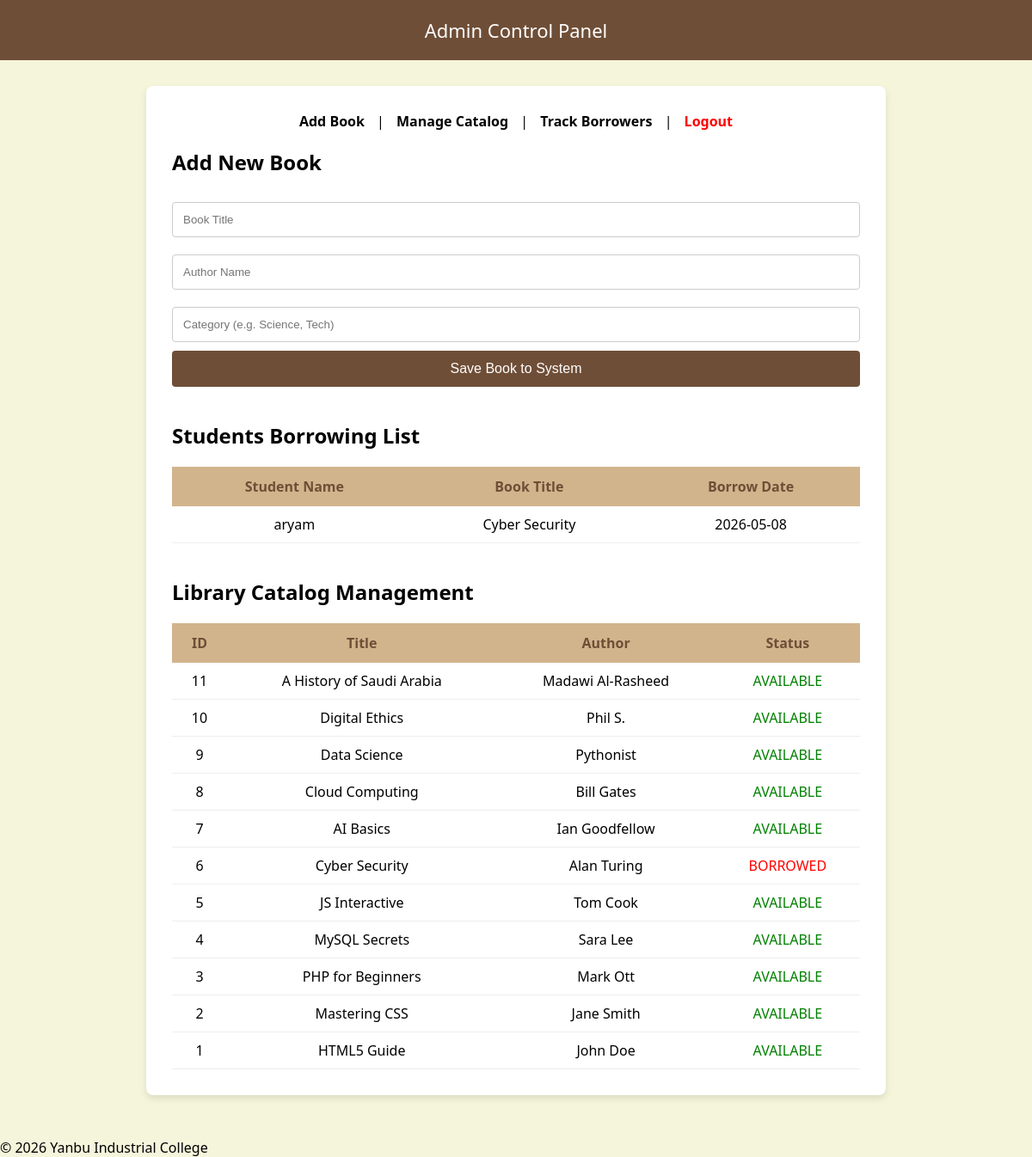
The app's page /admin/dashboard.php (signed in), older data.
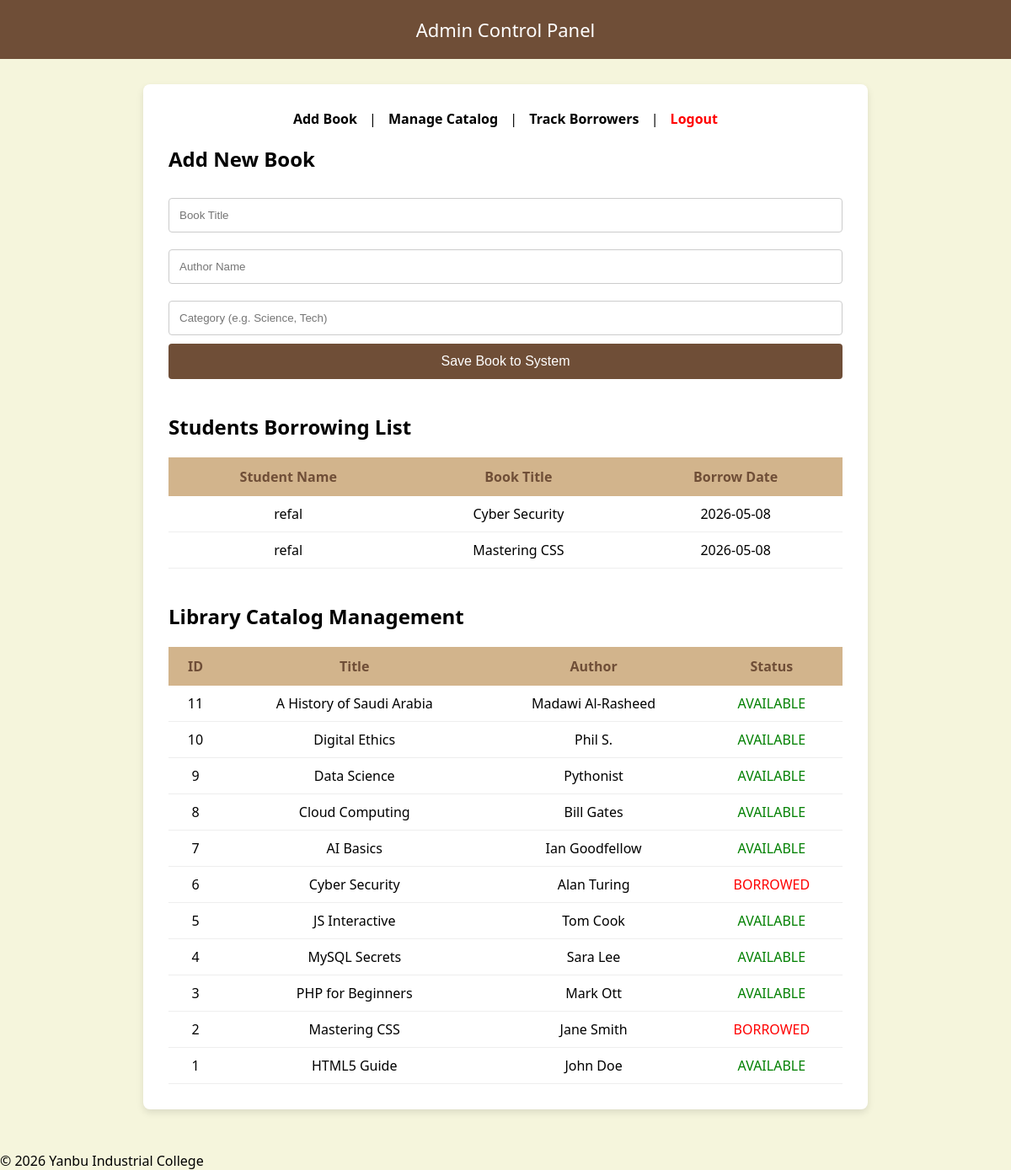
The same page, newer data.
### tables this page shows
CREATE TABLE `transactions` (
  `id` int NOT NULL,
  `user_id` int NOT NULL,
  `book_id` int NOT NULL,
  `borrow_date` date NOT NULL,
  `return_date` date DEFAULT NULL,
  `fine_amount` decimal(10,2) DEFAULT '0.00'
);

CREATE TABLE `users` (
  `id` int NOT NULL,
  `username` varchar(50) NOT NULL,
  `email` varchar(100) NOT NULL,
  `password` varchar(255) NOT NULL,
  `role` enum('admin','student') DEFAULT 'student'
);

CREATE TABLE `books` (
  `id` int NOT NULL,
  `title` varchar(255) NOT NULL,
  `author` varchar(100) NOT NULL,
  `category` varchar(50) DEFAULT NULL,
  `status` enum('available','borrowed') DEFAULT 'available'
);

### includes/config.php (called while the page is built, shortened)
<?php
function clean($data) {
    return htmlspecialchars($data, ENT_QUOTES, 'UTF-8');
}
?>

### admin/dashboard.php (the view, shortened to what this page needs)
<?php
require_once '../includes/config.php';
$all_books = $pdo->query("SELECT * FROM books ORDER BY id DESC")->fetchAll();
$loans = $pdo->query("SELECT u.username, b.title, t.borrow_date
                      FROM transactions t
                      JOIN users u ON t.user_id = u.id
                      JOIN books b ON t.book_id = b.id
                      WHERE t.return_date IS NULL")->fetchAll();
?>
<!DOCTYPE html>
<html lang="en">
<head>
    <link rel="stylesheet" href="../assets/style.css">
</head>
<body>
    <header>Admin Control Panel</header>
    <div class="container">
        <div class="admin-nav">
            <a href="#add">Add Book</a> |
            <a href="#manage">Manage Catalog</a> |
            <a href="#loans">Track Borrowers</a> |
            <a href="../auth/logout.php" style="color:red;">Logout</a>
        </div>
        <h2 id="add">Add New Book</h2>
        <form method="POST" action="">
            <input type="text" name="title" placeholder="Book Title" required>
            <input type="text" name="author" placeholder="Author Name" required>
            <input type="text" name="category" placeholder="Category (e.g. Science, Tech)" required>
            <button type="submit" name="add_book">Save Book to System</button>
        </form>
        <h2 id="loans" class="section-title">Students Borrowing List</h2>
        <table>
            <thead>
                <tr>
                    <th>Student Name</th>
                    <th>Book Title</th>
                    <th>Borrow Date</th>
                </tr>
            </thead>
            <tbody>
                <?php if(empty($loans)): ?>
                    <tr><td colspan="3">No books are currently borrowed.</td></tr>
                <?php else: ?>
                    <?php foreach($loans as $loan): ?>
                    <tr>
                        <td><?= clean($loan['username']) ?></td>
                        <td><?= clean($loan['title']) ?></td>
                        <td><?= $loan['borrow_date'] ?></td>
                    </tr>
                    <?php endforeach; ?>
                <?php endif; ?>
            </tbody>
        </table>
        <h2 id="manage" class="section-title">Library Catalog Management</h2>
        <table>
            <thead>
                <tr>
                    <th>ID</th>
                    <th>Title</th>
                    <th>Author</th>
                    <th>Status</th>
                </tr>
            </thead>
            <tbody>
                <?php foreach($all_books as $book): ?>
                <tr>
                    <td><?= $book['id'] ?></td>
                    <td><?= clean($book['title']) ?></td>
                    <td><?= clean($book['author']) ?></td>
                    <td>
                        <span style="color: <?= ($book['status'] == 'available') ? 'green' : 'red' ?>;">
                            <?= strtoupper($book['status']) ?>
                        </span>
                    </td>
                </tr>
                <?php endforeach; ?>
            </tbody>
        </table>
    </div>
    <footer style="position: relative; margin-top: 50px;">© 2026 Yanbu Industrial College</footer>
</body>
</html>

### assets/style.css (style rules this page uses)
:root { --primary: #6F4E37; --secondary: #D2B48C; --background: #F5F5DC; }
body { font-family: 'Segoe UI', sans-serif; background: var(--background); margin: 0; padding: 0; }
header { background: var(--primary); color: white; text-align: center; padding: 20px; font-size: 22px; }
.container { max-width: 800px; margin: 30px auto; background: white; padding: 30px; border-radius: 8px; box-shadow: 0 4px 8px rgba(0,0,0,0.1); }
input { width: 100%; padding: 12px; margin: 10px 0; border: 1px solid #ccc; border-radius: 4px; box-sizing: border-box; }
button { background: var(--primary); color: white; border: none; padding: 12px; border-radius: 4px; cursor: pointer; width: 100%; font-size: 16px; }
table { width: 100%; border-collapse: collapse; margin-top: 20px; }
th { background: var(--secondary); color: var(--primary); padding: 12px; }
td { padding: 10px; border-bottom: 1px solid #eee; text-align: center; }

### admin/dashboard.php (style rules this page uses)
.section-title { color: var(--primary-brown); margin-top: 40px; border-bottom: 2px solid var(--accent-tan); }
.admin-nav { text-align: center; margin-bottom: 20px; }
.admin-nav a { margin: 0 10px; color: var(--primary-brown); text-decoration: none; font-weight: bold; }

Row changes from the older to the newer data that the page shows:
changed through a linked row, transactions "Cyber Security": user.username "aryam" → "refal"
added transactions: user.username "refal", book.title "Mastering CSS", borrow_date "2026-05-08"
changed books "Mastering CSS": status "AVAILABLE" → "BORROWED"
